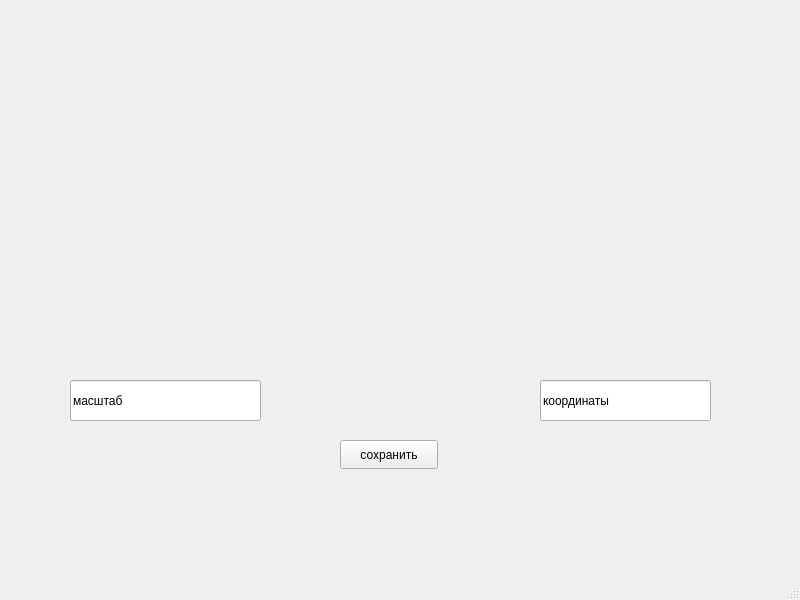
<?xml version="1.0" encoding="UTF-8"?>
<ui version="4.0">
 <class>MainWindow</class>
 <widget class="QMainWindow" name="MainWindow">
  <property name="geometry">
   <rect>
    <x>0</x>
    <y>0</y>
    <width>800</width>
    <height>600</height>
   </rect>
  </property>
  <property name="windowTitle">
   <string>MainWindow</string>
  </property>
  <widget class="QWidget" name="centralwidget">
   <widget class="QPushButton" name="save">
    <property name="geometry">
     <rect>
      <x>340</x>
      <y>440</y>
      <width>98</width>
      <height>29</height>
     </rect>
    </property>
    <property name="text">
     <string>сохранить</string>
    </property>
   </widget>
   <widget class="QLineEdit" name="massh">
    <property name="geometry">
     <rect>
      <x>70</x>
      <y>380</y>
      <width>191</width>
      <height>41</height>
     </rect>
    </property>
    <property name="text">
     <string>масштаб</string>
    </property>
   </widget>
   <widget class="QLineEdit" name="coord">
    <property name="geometry">
     <rect>
      <x>540</x>
      <y>380</y>
      <width>171</width>
      <height>41</height>
     </rect>
    </property>
    <property name="text">
     <string>координаты</string>
    </property>
   </widget>
   <widget class="QLabel" name="label">
    <property name="geometry">
     <rect>
      <x>100</x>
      <y>20</y>
      <width>561</width>
      <height>331</height>
     </rect>
    </property>
    <property name="text">
     <string/>
    </property>
   </widget>
  </widget>
  <widget class="QMenuBar" name="menubar">
   <property name="geometry">
    <rect>
     <x>0</x>
     <y>0</y>
     <width>800</width>
     <height>26</height>
    </rect>
   </property>
  </widget>
  <widget class="QStatusBar" name="statusbar"/>
 </widget>
 <resources/>
 <connections/>
</ui>
